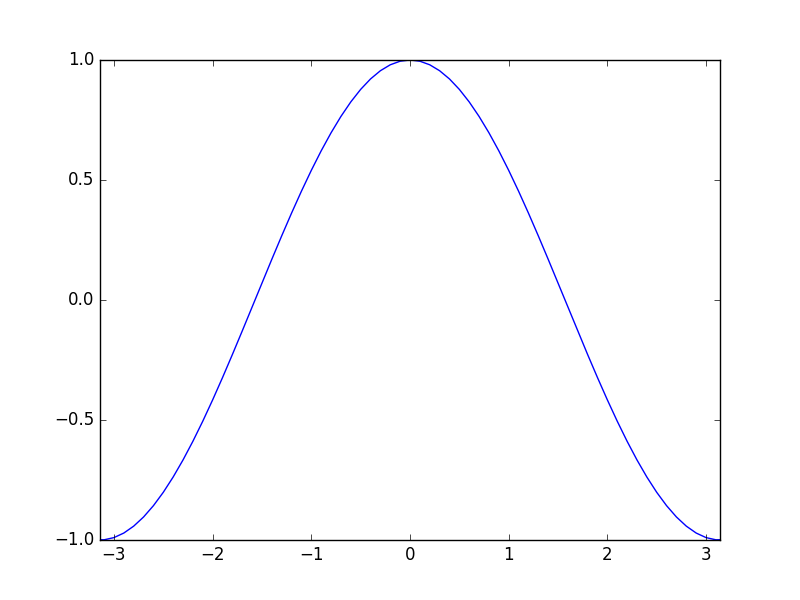

The script that saved this image:
#!/usr/bin/env python3
# -*- coding: utf-8 -*-

# Copyright (c) 2016 Jérémie DECOCK (http://www.jdhp.org)

import numpy as np
import matplotlib.pyplot as plt

# Build datas ###############

x = np.arange(-10., 10., 0.1)
y = np.cos(x)

# Plot data #################

fig, ax = plt.subplots(1, 1)

ax.plot(x, y)

ax.set_xlim([-np.pi, np.pi])
ax.set_ylim([-1, 1])

# Save file and plot ########

plt.savefig("ax_set_xylim.png")
plt.show()
